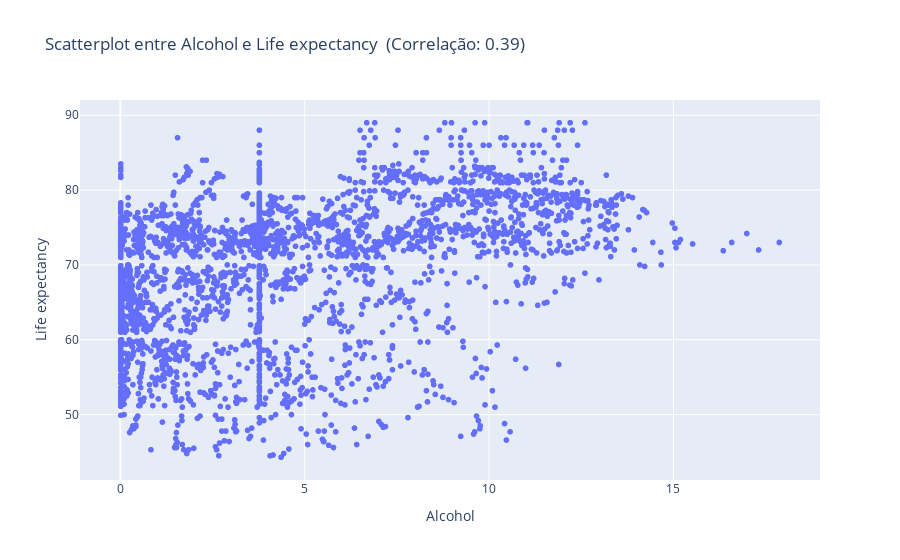
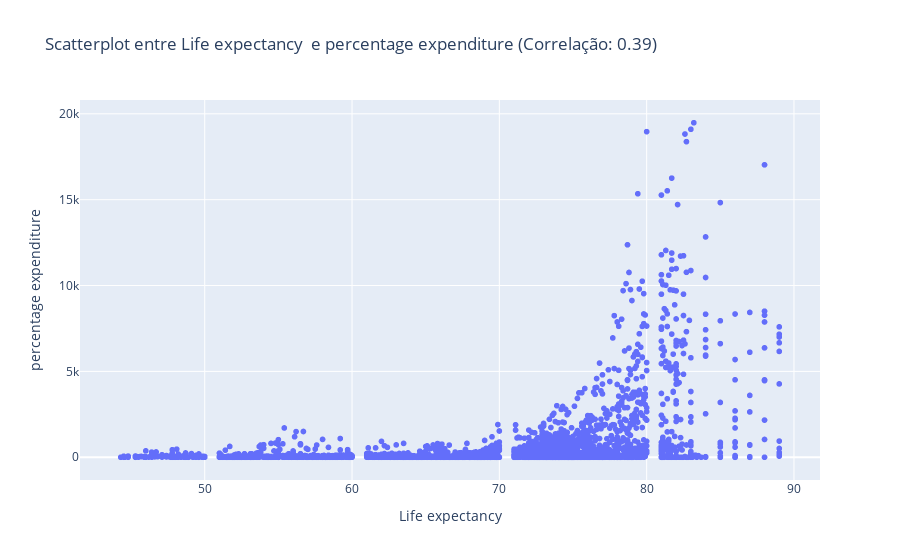
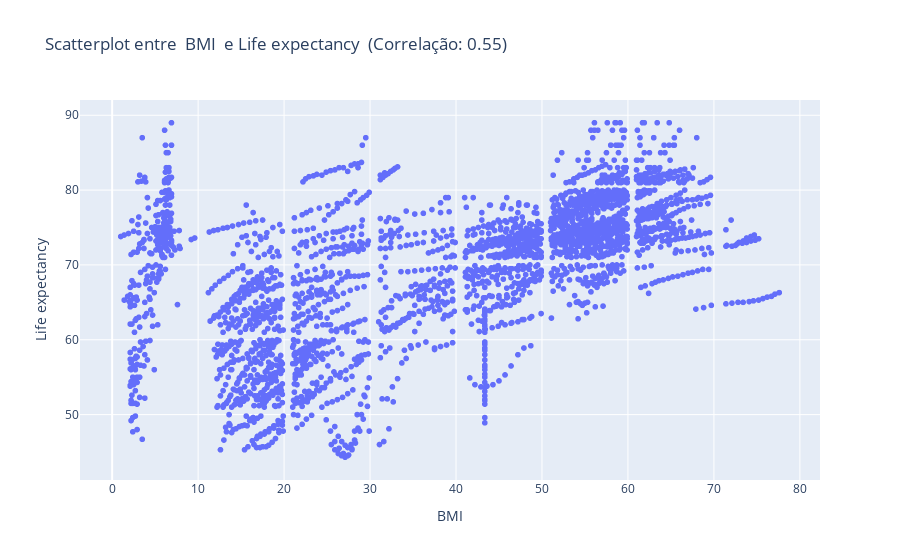
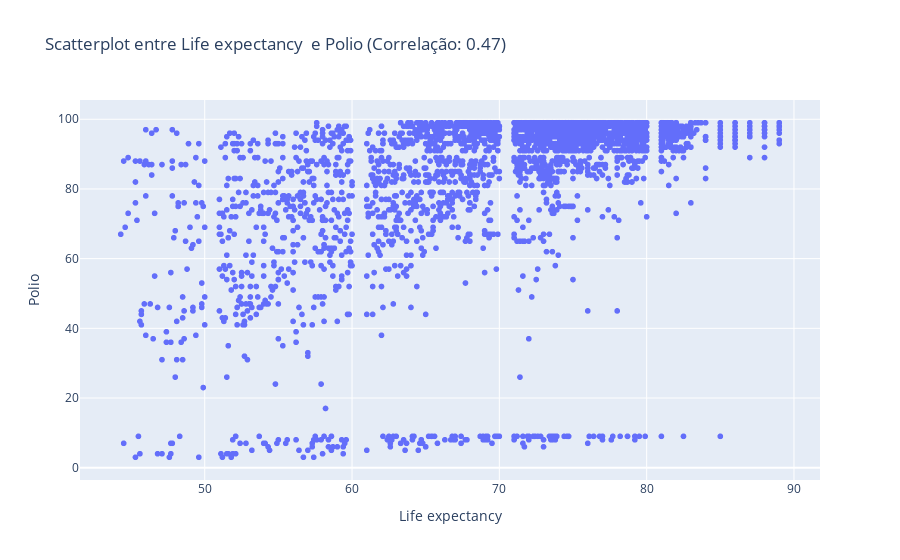

Notebook code for these charts, in order:
### Code cell
#Gerando o Scatterplot com parada de 1 segundo, pois o jupiter não estava conseguindo gerar todos os graficos no loop.
for par in correlacoes_unicas_lista:
    fig = px.scatter(df_3, x=par[0], y=par[1], title=f'Scatterplot entre {par[0]} e {par[1]} (Correlação: {par[2]:.2f})')
    fig.show()
    time.sleep(3)

### Figure 1 — Plotly figure (JSON) as saved in the notebook; plotly's stock layout.template omitted (floating-point values rounded to 4 significant figures; data arrays with more than 128 entries replaced by an {"elided": "..."} marker saying what was removed)
{"data": [{"hovertemplate": "Alcohol=%{x}<br>Life expectancy =%{y}<extra></extra>", "legendgroup": "", "marker": {"color": "#636efa", "symbol": "circle"}, "mode": "markers", "name": "", "showlegend": false, "type": "scattergl", "x": {"elided": "2879 float values"}, "xaxis": "x", "y": {"elided": "2879 float values"}, "yaxis": "y"}], "layout": {"legend": {"tracegroupgap": 0}, "title": {"text": "Scatterplot entre Alcohol e Life expectancy  (Correlação: 0.39)"}, "xaxis": {"anchor": "y", "domain": [0, 1], "title": {"text": "Alcohol"}}, "yaxis": {"anchor": "x", "domain": [0, 1], "title": {"text": "Life expectancy "}}}}

### Figure 2 — Plotly figure (JSON) as saved in the notebook; plotly's stock layout.template omitted (floating-point values rounded to 4 significant figures; data arrays with more than 128 entries replaced by an {"elided": "..."} marker saying what was removed)
{"data": [{"hovertemplate": "Life expectancy =%{x}<br>percentage expenditure=%{y}<extra></extra>", "legendgroup": "", "marker": {"color": "#636efa", "symbol": "circle"}, "mode": "markers", "name": "", "showlegend": false, "type": "scattergl", "x": {"elided": "2879 float values"}, "xaxis": "x", "y": {"elided": "2879 float values"}, "yaxis": "y"}], "layout": {"legend": {"tracegroupgap": 0}, "title": {"text": "Scatterplot entre Life expectancy  e percentage expenditure (Correlação: 0.39)"}, "xaxis": {"anchor": "y", "domain": [0, 1], "title": {"text": "Life expectancy "}}, "yaxis": {"anchor": "x", "domain": [0, 1], "title": {"text": "percentage expenditure"}}}}

### Figure 3 — Plotly figure (JSON) as saved in the notebook; plotly's stock layout.template omitted (floating-point values rounded to 4 significant figures; data arrays with more than 128 entries replaced by an {"elided": "..."} marker saying what was removed)
{"data": [{"hovertemplate": " BMI =%{x}<br>Life expectancy =%{y}<extra></extra>", "legendgroup": "", "marker": {"color": "#636efa", "symbol": "circle"}, "mode": "markers", "name": "", "showlegend": false, "type": "scattergl", "x": {"elided": "2879 float values"}, "xaxis": "x", "y": {"elided": "2879 float values"}, "yaxis": "y"}], "layout": {"legend": {"tracegroupgap": 0}, "title": {"text": "Scatterplot entre  BMI  e Life expectancy  (Correlação: 0.55)"}, "xaxis": {"anchor": "y", "domain": [0, 1], "title": {"text": " BMI "}}, "yaxis": {"anchor": "x", "domain": [0, 1], "title": {"text": "Life expectancy "}}}}

### Figure 4 — Plotly figure (JSON) as saved in the notebook; plotly's stock layout.template omitted (floating-point values rounded to 4 significant figures; data arrays with more than 128 entries replaced by an {"elided": "..."} marker saying what was removed)
{"data": [{"hovertemplate": "Life expectancy =%{x}<br>Polio=%{y}<extra></extra>", "legendgroup": "", "marker": {"color": "#636efa", "symbol": "circle"}, "mode": "markers", "name": "", "showlegend": false, "type": "scattergl", "x": {"elided": "2879 float values"}, "xaxis": "x", "y": {"elided": "2879 int values"}, "yaxis": "y"}], "layout": {"legend": {"tracegroupgap": 0}, "title": {"text": "Scatterplot entre Life expectancy  e Polio (Correlação: 0.47)"}, "xaxis": {"anchor": "y", "domain": [0, 1], "title": {"text": "Life expectancy "}}, "yaxis": {"anchor": "x", "domain": [0, 1], "title": {"text": "Polio"}}}}
